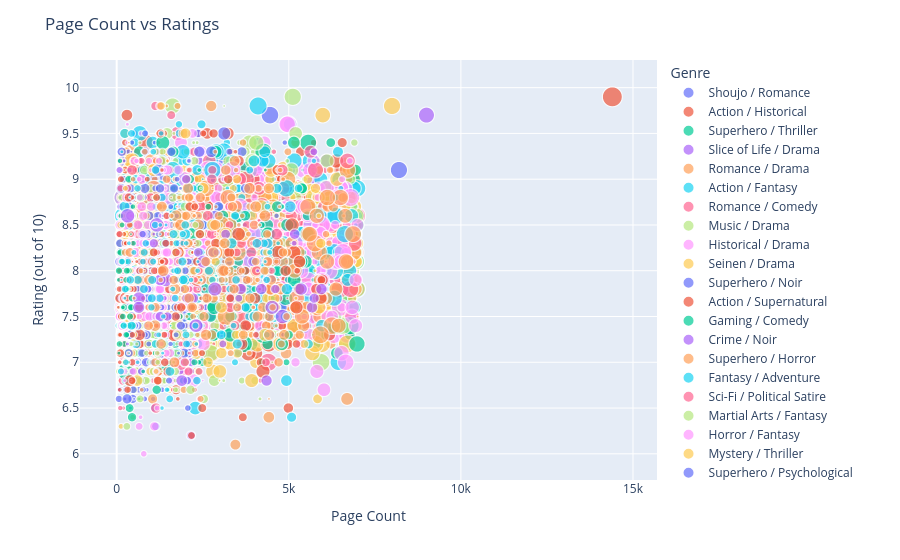

Notebook cell for this chart:
### Markdown cell above
# Correlation Between Business Metrics

1. **Page Count & Volume Count share the strongest relationship (0.42)** : longer comics tend to span more volumes, confirming that content depth and series length scale together as a natural publishing pattern.

2. **Release Year is virtually uncorrelated with everything** : its highest correlation is just 0.13 with Page Count, meaning newer comics are neither longer, better rated, nor more voluminous than older ones.

3. **Rating is statistically independent of all other metrics** : correlations of 0.16, 0.03, and 0.15 confirm that page count, recency, and volume count have no meaningful influence on how audiences score a comic.

4. **Release Year & Rating produce the weakest link in the matrix (0.03)** : definitively ruling out recency bias, meaning audiences do not rate newer comics higher simply because they are new.

5. **No strong correlations exist anywhere in this matrix** : with a maximum of just 0.42, all business metrics operate largely independently, signalling that comic success is driven by qualitative factors outside these four measurable dimensions.

### Code cell
# 9.What is the relationship between page count and ratings?

bubble=df[['Page Count','Rating (out of 10)',
           'Volume Count','Genre']].dropna()

fig=px.scatter(
    bubble,
    x='Page Count',
    y='Rating (out of 10)',
    size='Volume Count',
    color='Genre',
    hover_data=['Genre']
)

fig.update_layout(title='Page Count vs Ratings')
fig.show()
